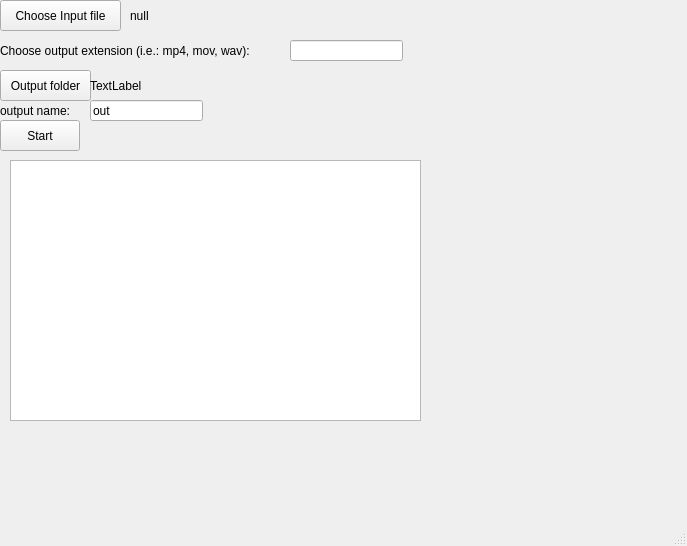
<?xml version="1.0" encoding="UTF-8"?>
<ui version="4.0">
 <class>MainWindow</class>
 <widget class="QMainWindow" name="MainWindow">
  <property name="geometry">
   <rect>
    <x>0</x>
    <y>0</y>
    <width>687</width>
    <height>546</height>
   </rect>
  </property>
  <property name="windowTitle">
   <string>ffmpeg-gui</string>
  </property>
  <widget class="QWidget" name="centralwidget">
   <widget class="QPushButton" name="inputFileButton">
    <property name="geometry">
     <rect>
      <x>0</x>
      <y>0</y>
      <width>121</width>
      <height>31</height>
     </rect>
    </property>
    <property name="text">
     <string>Choose Input file</string>
    </property>
   </widget>
   <widget class="QLabel" name="inputFileLabel">
    <property name="geometry">
     <rect>
      <x>130</x>
      <y>0</y>
      <width>341</width>
      <height>31</height>
     </rect>
    </property>
    <property name="text">
     <string>null</string>
    </property>
   </widget>
   <widget class="QLabel" name="zOutputExtensionLabel">
    <property name="geometry">
     <rect>
      <x>0</x>
      <y>41</y>
      <width>281</width>
      <height>20</height>
     </rect>
    </property>
    <property name="text">
     <string>Choose output extension (i.e.: mp4, mov, wav):</string>
    </property>
   </widget>
   <widget class="QLineEdit" name="outputExtensionLineEdit">
    <property name="geometry">
     <rect>
      <x>290</x>
      <y>40</y>
      <width>113</width>
      <height>21</height>
     </rect>
    </property>
   </widget>
   <widget class="QPushButton" name="outputFolderButton">
    <property name="geometry">
     <rect>
      <x>0</x>
      <y>70</y>
      <width>91</width>
      <height>31</height>
     </rect>
    </property>
    <property name="text">
     <string>Output folder</string>
    </property>
   </widget>
   <widget class="QLabel" name="outputFolderLabel">
    <property name="geometry">
     <rect>
      <x>90</x>
      <y>70</y>
      <width>541</width>
      <height>31</height>
     </rect>
    </property>
    <property name="text">
     <string>TextLabel</string>
    </property>
   </widget>
   <widget class="QTextEdit" name="uiShell">
    <property name="geometry">
     <rect>
      <x>10</x>
      <y>160</y>
      <width>411</width>
      <height>261</height>
     </rect>
    </property>
    <property name="readOnly">
     <bool>true</bool>
    </property>
   </widget>
   <widget class="QLineEdit" name="outputNameLineEdit">
    <property name="geometry">
     <rect>
      <x>90</x>
      <y>100</y>
      <width>113</width>
      <height>21</height>
     </rect>
    </property>
    <property name="text">
     <string>out</string>
    </property>
   </widget>
   <widget class="QLabel" name="zOutputNameLabel">
    <property name="geometry">
     <rect>
      <x>0</x>
      <y>100</y>
      <width>91</width>
      <height>21</height>
     </rect>
    </property>
    <property name="text">
     <string>output name:</string>
    </property>
   </widget>
   <widget class="QPushButton" name="startButton">
    <property name="geometry">
     <rect>
      <x>0</x>
      <y>120</y>
      <width>80</width>
      <height>31</height>
     </rect>
    </property>
    <property name="text">
     <string>Start</string>
    </property>
   </widget>
  </widget>
  <widget class="QStatusBar" name="statusbar"/>
 </widget>
 <resources/>
 <connections/>
</ui>
